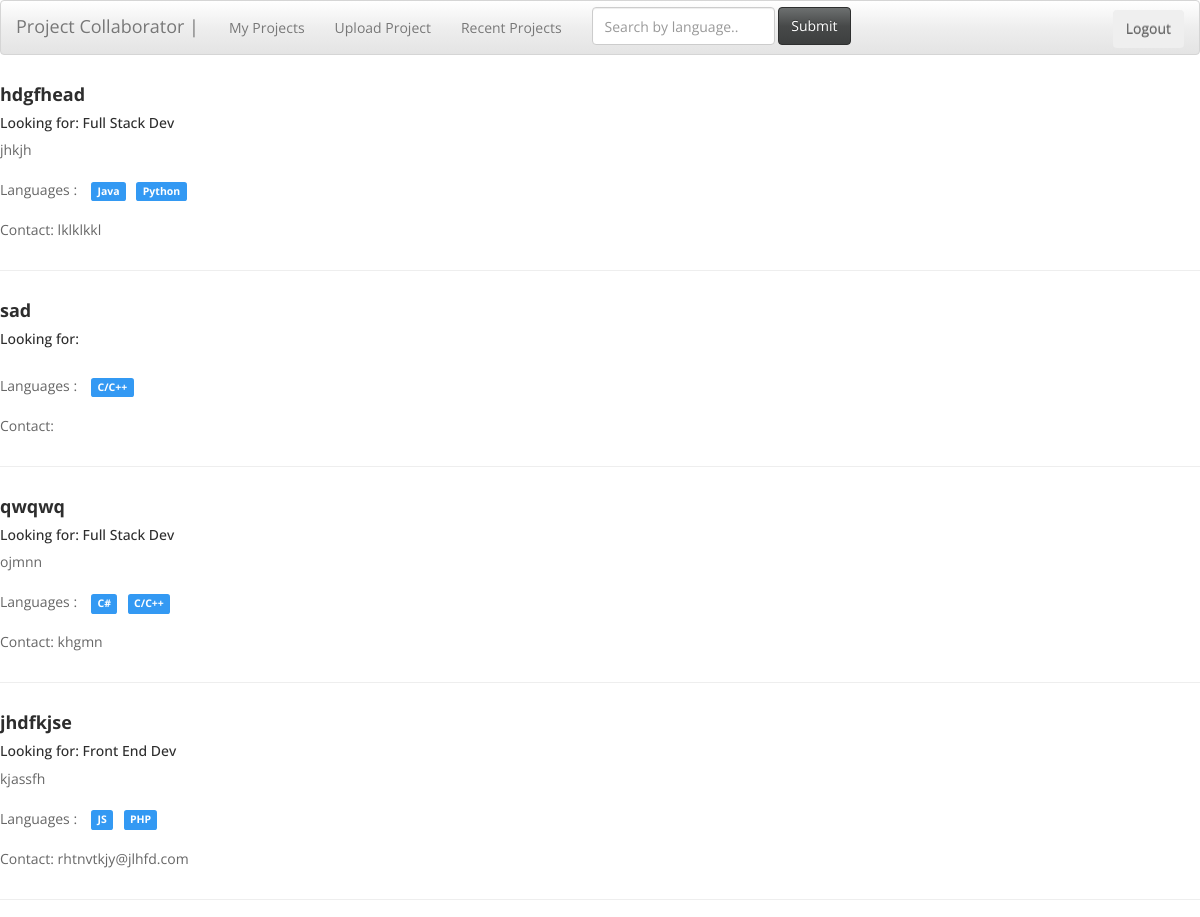
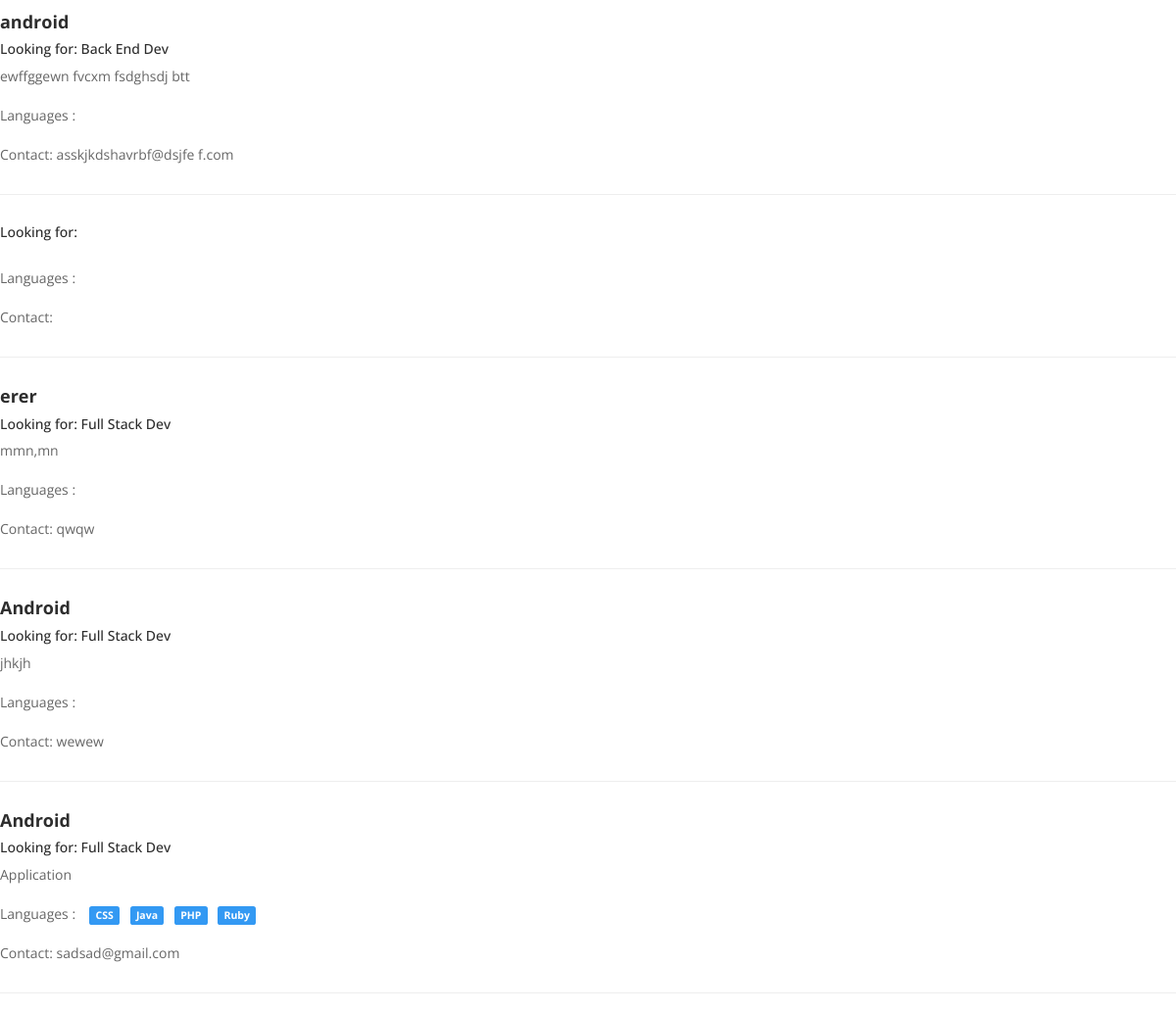
Page /myaccount.php (signed in) on the committed database (2 pictures, top to bottom).
### tables this page shows
CREATE TABLE `projects` (
  `Id` int(11) NOT NULL,
  `username` varchar(20) NOT NULL,
  `pname` varchar(100) NOT NULL,
  `pdesc` longtext NOT NULL,
  `posneeded` char(100) NOT NULL,
  `contact` char(50) NOT NULL
);

CREATE TABLE `languages` (
  `Id` int(11) NOT NULL,
  `Language` varchar(20) NOT NULL
);

### myaccount.php (the view, shortened to what this page needs)
<html>
<head>
    <link href="css/bootstrap.min.css" rel="stylesheet">
    <link rel="stylesheet" href="https://maxcdn.bootstrapcdn.com/bootstrap/3.3.7/css/bootstrap.min.css">
</head>
<body>
<?php
require "dbconn.php";
require "navbar.php";
$usrName = $_SESSION['userSession'];
$sqlquery = "select * from projects where username='".$usrName."' order by Id desc";
$result = $conn->query($sqlquery);
while($row = mysqli_fetch_array($result))
{
  $sqlquery1 = "select Language from languages where Id =".$row[0]."";
  $res = $conn->query($sqlquery1);
        echo '<div class="container">
        <div class="row">
          <div class="span12">
            <div class="row">
              <div class="span8">
                <h4><strong>'.$row[2].'</strong></h4>
                <h5>Looking for: '.$row[4].'</h5>
              </div>
            </div>
            <div class="row">
              <div class="span10">
                <p>
                  '.$row[3].'
                </p>
              </div>
            </div>
            <div class="row">
              <div class="span8">
                <p></p>
                <p>
                   <i class="icon-tags"></i> Languages : ';
                   while($lan = mysqli_fetch_array($res))
                   {
                      echo '<span class="label label-info" style="margin-left: 1em">'.$lan[0].'</span>';
                   }
                echo '</p>
              </div>
            </div>
            <div class="row">
              <div class="span8">
                <p></p>
                <p>
                   <i class="icon-calendar"></i> Contact: '.$row[5].'
                </p>
              </div>
            </div>
          </div>
        </div>
      </div>
      <hr>';
}
?>
</body>
</html>

### rows in the picture
projects: pname "hdgfhead", posneeded "Full Stack Dev", pdesc "jhkjh", contact "lklklkkl"
languages: Language "Java"
languages: Language "Python"
projects: pname "sad"
languages: Language "C/C++"
projects: pname "qwqwq", posneeded "Full Stack Dev", pdesc "ojmnn", contact "khgmn"
languages: Language "C#"
languages: Language "C/C++"
projects: pname "jhdfkjse", posneeded "Front End Dev", pdesc "kjassfh", contact "rhtnvtkjy@jlhfd.com"
languages: Language "JS"
languages: Language "PHP"
projects: pname "android", posneeded "Back End Dev", pdesc "ewffggewn fvcxm fsdghsdj btt", contact "asskjkdshavrbf@dsjfe f.com"
projects: pname "erer", posneeded "Full Stack Dev", pdesc "mmn,mn", contact "qwqw"
projects: pname "Android", posneeded "Full Stack Dev", pdesc "jhkjh", contact "wewew"
projects: pname "Android", posneeded "Full Stack Dev", pdesc "Application", contact "sadsad@gmail.com"
languages: Language "CSS"
languages: Language "Java"
languages: Language "PHP"
languages: Language "Ruby"
